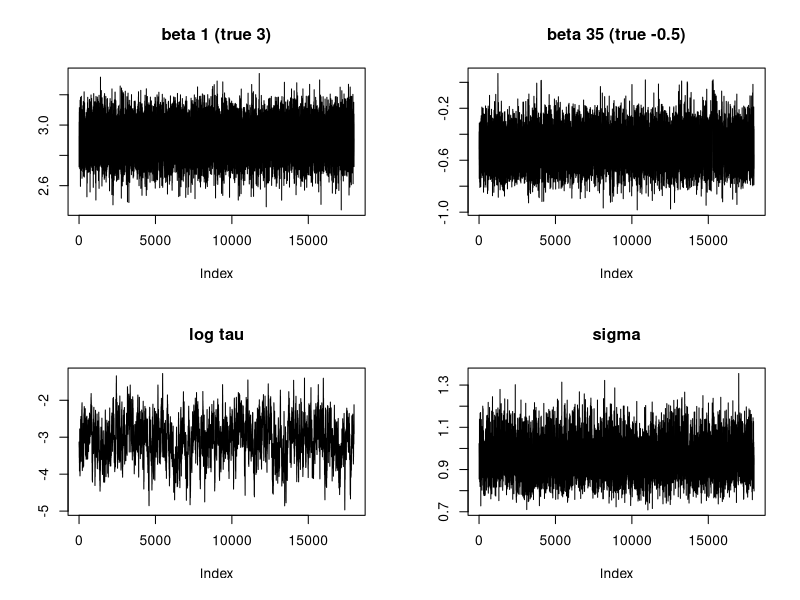
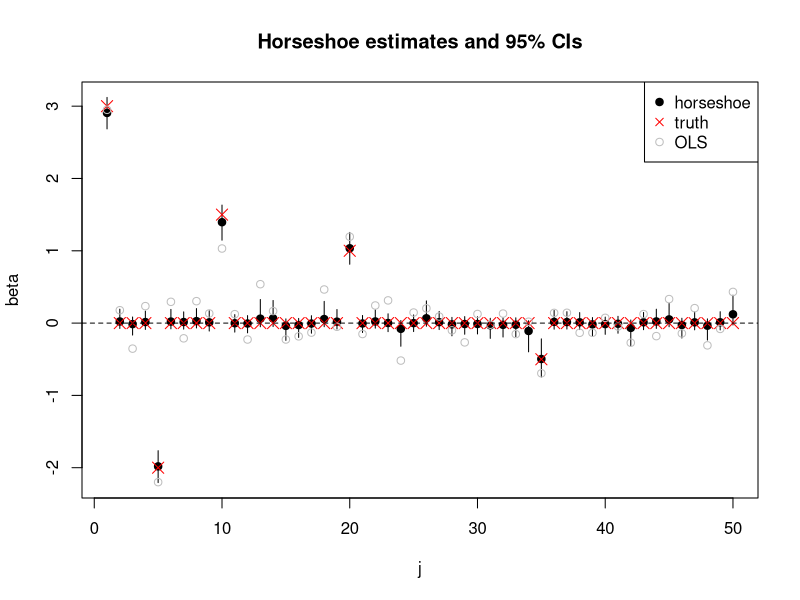
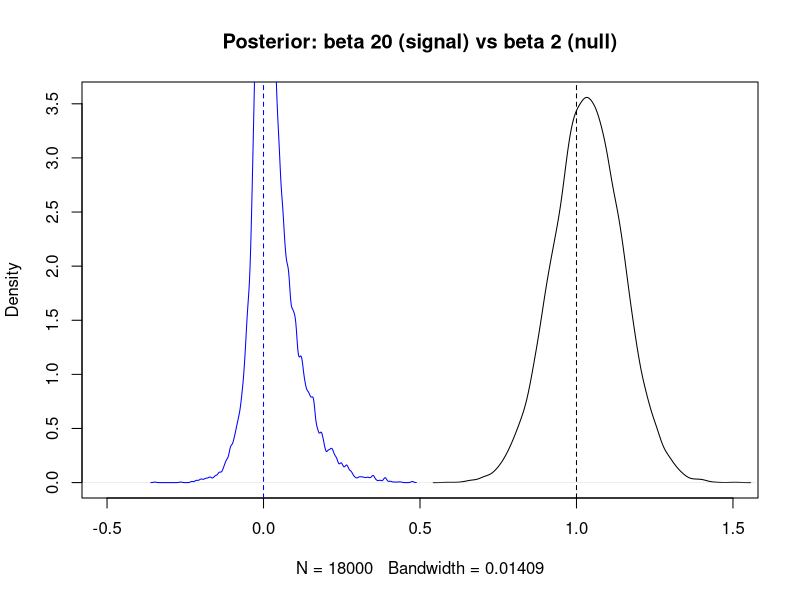

Source code (R) for these figures, in order:
# Horseshoe linear regression on synthetic data (Gibbs sampler, base R)
# Model and updates follow ../Notes/horseshoe_linear_regression.tex
# Run from the Scripts folder; metrics and plots are written to results/.

set.seed(1)
dir.create("results", showWarnings = FALSE)

# ---- Simulate data ----------------------------------------------------------
n <- 100
p <- 50
beta_true <- rep(0, p)
beta_true[c(1, 5, 10, 20, 35)] <- c(3, -2, 1.5, 1, -0.5)

Sigma <- 0.5^abs(outer(1:p, 1:p, "-"))
X <- matrix(rnorm(n * p), n, p) %*% chol(Sigma)
X <- scale(X) * sqrt(n / (n - 1))       # centered, X_j'X_j = n
y <- 2 + X %*% beta_true + rnorm(n)
y <- drop(y)

# ---- Gibbs sampler ----------------------------------------------------------
rinvgamma <- function(k, a, b) b / rgamma(k, shape = a, rate = 1)

horseshoe <- function(y, X, n_iter = 20000, n_burn = 2000,
                      a_sigma = 2, b_sigma = 1, s_tau = 1) {
  n <- nrow(X); p <- ncol(X)
  XtX <- crossprod(X)
  Xty <- drop(crossprod(X, y))

  beta <- rep(0, p); sigma2 <- var(y); tau2 <- 1
  lambda2 <- rep(1, p); nu <- rep(1, p); xi <- 1

  keep <- n_iter - n_burn
  B <- matrix(NA, keep, p)
  S2 <- T2 <- A0 <- numeric(keep)

  for (it in 1:n_iter) {
    alpha <- rnorm(1, mean(y - X %*% beta), sqrt(sigma2 / n))

    A <- XtX
    diag(A) <- diag(A) + 1 / (tau2 * lambda2)
    U <- chol(A)
    m <- backsolve(U, forwardsolve(t(U), Xty - alpha * colSums(X)))
    beta <- m + sqrt(sigma2) * backsolve(U, rnorm(p))

    r <- y - alpha - X %*% beta
    sigma2 <- rinvgamma(1, a_sigma + (n + p) / 2,
                        b_sigma + (sum(r^2) + sum(beta^2 / (tau2 * lambda2))) / 2)
    lambda2 <- rinvgamma(p, 1, 1 / nu + beta^2 / (2 * sigma2 * tau2))
    tau2 <- rinvgamma(1, (p + 1) / 2, 1 / xi + sum(beta^2 / lambda2) / (2 * sigma2))
    nu <- rinvgamma(p, 1, 1 + 1 / lambda2)
    xi <- rinvgamma(1, 1, 1 / s_tau^2 + 1 / tau2)

    if (it > n_burn) {
      k <- it - n_burn
      B[k, ] <- beta; S2[k] <- sigma2; T2[k] <- tau2; A0[k] <- alpha
    }
  }
  list(beta = B, sigma2 = S2, tau2 = T2, alpha = A0)
}

fit <- horseshoe(y, X, s_tau = 5 / 45 / sqrt(n))   # tau scale for ~5 signals

# ---- Metrics ----------------------------------------------------------------
beta_hat <- colMeans(fit$beta)
ci <- apply(fit$beta, 2, quantile, c(0.025, 0.975))
selected <- ci[1, ] > 0 | ci[2, ] < 0
ols <- coef(lm(y ~ X))[-1]

sink("results/metrics.txt", split = TRUE)
cat("MSE horseshoe:", mean((beta_hat - beta_true)^2), "\n")
cat("MSE OLS:      ", mean((ols - beta_true)^2), "\n")
cat("95% CI coverage:", mean(ci[1, ] <= beta_true & beta_true <= ci[2, ]), "\n")
cat("Selected (CI excludes 0):", which(selected), "\n")
cat("True signals:            ", which(beta_true != 0), "\n")
cat("Intercept:", mean(fit$alpha), "  sigma:", mean(sqrt(fit$sigma2)), "\n")

print(round(data.frame(true = beta_true, horseshoe = beta_hat, ols = ols,
                       lower = ci[1, ], upper = ci[2, ])[beta_true != 0, ], 3))
sink()

# ---- Plots ------------------------------------------------------------------
# Plots are drawn on screen and copied to results/ with dev.copy().
# Under Rscript there is no screen, so draw to a recording null device instead.
if (!interactive()) {
  pdf(NULL)
  dev.control("enable")
}

# 1. Estimates vs truth
plot(1:p, beta_hat, pch = 19, ylim = range(ci, ols),
     xlab = "j", ylab = "beta", main = "Horseshoe estimates and 95% CIs")
segments(1:p, ci[1, ], 1:p, ci[2, ])
points(1:p, beta_true, pch = 4, col = "red", cex = 1.5)
points(1:p, ols, col = "grey")
abline(h = 0, lty = 2)
legend("topright", c("horseshoe", "truth", "OLS"),
       pch = c(19, 4, 1), col = c("black", "red", "grey"))
dev.copy(png, "results/estimates.png", width = 1400, height = 900, res = 150)
dev.off()

# 2. Trace plots
par(mfrow = c(2, 2))
plot(fit$beta[, 1], type = "l", main = "beta 1 (true 3)", ylab = "")
plot(fit$beta[, 35], type = "l", main = "beta 35 (true -0.5)", ylab = "")
plot(log(sqrt(fit$tau2)), type = "l", main = "log tau", ylab = "")
plot(sqrt(fit$sigma2), type = "l", main = "sigma", ylab = "")
dev.copy(png, "results/traces.png", width = 1400, height = 900, res = 150)
dev.off()
par(mfrow = c(1, 1))

# 3. Posterior densities: a signal vs a null coefficient
plot(density(fit$beta[, 20]), xlim = c(-0.5, 1.5),
     main = "Posterior: beta 20 (signal) vs beta 2 (null)")
lines(density(fit$beta[, 2]), col = "blue")
abline(v = c(0, 1), col = c("blue", "black"), lty = 2)
dev.copy(png, "results/densities.png", width = 1400, height = 900, res = 150)
dev.off()
